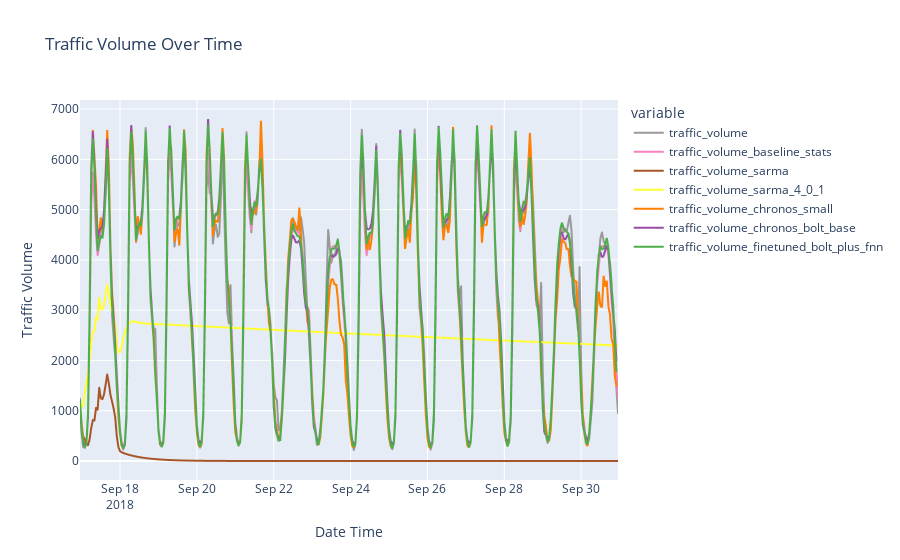

The cell this chart's notebook holds for it:
### Code cell
# Plot using Plotly

y_predict_list = [
    'traffic_volume',
    'traffic_volume_baseline_stats',
    'traffic_volume_sarma',
    'traffic_volume_sarma_4_0_1',
    'traffic_volume_chronos_small',
    'traffic_volume_chronos_bolt_base',
    'traffic_volume_finetuned_bolt_plus_fnn'
]

fig = px.line(
    df_test,
    x='date_time',
    y=y_predict_list,
    title='Traffic Volume Over Time',
    color_discrete_sequence=px.colors.qualitative.Set1_r
)
fig.update_xaxes(title='Date Time')
fig.update_yaxes(title='Traffic Volume')

# Show interactive plot
fig.show()

### Figure 1 — Plotly figure (JSON) as saved in the notebook; plotly's stock layout.template omitted (floating-point values rounded to 4 significant figures; data arrays with more than 128 entries replaced by an {"elided": "..."} marker saying what was removed)
{"data": [{"hovertemplate": "variable=traffic_volume<br>date_time=%{x}<br>value=%{y}<extra></extra>", "legendgroup": "traffic_volume", "line": {"color": "rgb(153,153,153)", "dash": "solid"}, "marker": {"symbol": "circle"}, "mode": "lines", "name": "traffic_volume", "showlegend": true, "type": "scattergl", "x": {"elided": "337 str values"}, "xaxis": "x", "y": {"elided": "337 float values"}, "yaxis": "y"}, {"hovertemplate": "variable=traffic_volume_baseline_stats<br>date_time=%{x}<br>value=%{y}<extra></extra>", "legendgroup": "traffic_volume_baseline_stats", "line": {"color": "rgb(247,129,191)", "dash": "solid"}, "marker": {"symbol": "circle"}, "mode": "lines", "name": "traffic_volume_baseline_stats", "showlegend": true, "type": "scattergl", "x": {"elided": "337 str values"}, "xaxis": "x", "y": {"elided": "337 float values"}, "yaxis": "y"}, {"hovertemplate": "variable=traffic_volume_sarma<br>date_time=%{x}<br>value=%{y}<extra></extra>", "legendgroup": "traffic_volume_sarma", "line": {"color": "rgb(166,86,40)", "dash": "solid"}, "marker": {"symbol": "circle"}, "mode": "lines", "name": "traffic_volume_sarma", "showlegend": true, "type": "scattergl", "x": {"elided": "337 str values"}, "xaxis": "x", "y": {"elided": "337 float values"}, "yaxis": "y"}, {"hovertemplate": "variable=traffic_volume_sarma_4_0_1<br>date_time=%{x}<br>value=%{y}<extra></extra>", "legendgroup": "traffic_volume_sarma_4_0_1", "line": {"color": "rgb(255,255,51)", "dash": "solid"}, "marker": {"symbol": "circle"}, "mode": "lines", "name": "traffic_volume_sarma_4_0_1", "showlegend": true, "type": "scattergl", "x": {"elided": "337 str values"}, "xaxis": "x", "y": {"elided": "337 float values"}, "yaxis": "y"}, {"hovertemplate": "variable=traffic_volume_chronos_small<br>date_time=%{x}<br>value=%{y}<extra></extra>", "legendgroup": "traffic_volume_chronos_small", "line": {"color": "rgb(255,127,0)", "dash": "solid"}, "marker": {"symbol": "circle"}, "mode": "lines", "name": "traffic_volume_chronos_small", "showlegend": true, "type": "scattergl", "x": {"elided": "337 str values"}, "xaxis": "x", "y": {"elided": "337 float values"}, "yaxis": "y"}, {"hovertemplate": "variable=traffic_volume_chronos_bolt_base<br>date_time=%{x}<br>value=%{y}<extra></extra>", "legendgroup": "traffic_volume_chronos_bolt_base", "line": {"color": "rgb(152,78,163)", "dash": "solid"}, "marker": {"symbol": "circle"}, "mode": "lines", "name": "traffic_volume_chronos_bolt_base", "showlegend": true, "type": "scattergl", "x": {"elided": "337 str values"}, "xaxis": "x", "y": {"elided": "337 float values"}, "yaxis": "y"}, {"hovertemplate": "variable=traffic_volume_finetuned_bolt_plus_fnn<br>date_time=%{x}<br>value=%{y}<extra></extra>", "legendgroup": "traffic_volume_finetuned_bolt_plus_fnn", "line": {"color": "rgb(77,175,74)", "dash": "solid"}, "marker": {"symbol": "circle"}, "mode": "lines", "name": "traffic_volume_finetuned_bolt_plus_fnn", "showlegend": true, "type": "scattergl", "x": {"elided": "337 str values"}, "xaxis": "x", "y": {"elided": "337 float values"}, "yaxis": "y"}], "layout": {"legend": {"title": {"text": "variable"}, "tracegroupgap": 0}, "title": {"text": "Traffic Volume Over Time"}, "xaxis": {"anchor": "y", "domain": [0, 1], "title": {"text": "Date Time"}}, "yaxis": {"anchor": "x", "domain": [0, 1], "title": {"text": "Traffic Volume"}}}}
